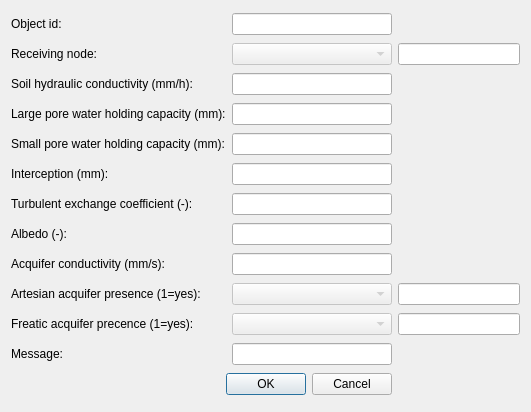
<?xml version="1.0" encoding="UTF-8"?>
<ui version="4.0">
 <class>Dialog</class>
 <widget class="QDialog" name="Dialog">
  <property name="geometry">
   <rect>
    <x>0</x>
    <y>0</y>
    <width>531</width>
    <height>412</height>
   </rect>
  </property>
  <property name="maximumSize">
   <size>
    <width>1000</width>
    <height>1000</height>
   </size>
  </property>
  <property name="windowTitle">
   <string>Dialog</string>
  </property>
  <property name="locale">
   <locale language="English" country="UnitedKingdom"/>
  </property>
  <layout class="QGridLayout" name="gridLayout">
   <item row="0" column="0">
    <widget class="QLabel" name="OBJ_ID_LBL">
     <property name="locale">
      <locale language="English" country="UnitedStates"/>
     </property>
     <property name="text">
      <string>Object id:</string>
     </property>
    </widget>
   </item>
   <item row="1" column="0">
    <widget class="QLabel" name="NODE_ID_LBL">
     <property name="text">
      <string>Receiving node:</string>
     </property>
    </widget>
   </item>
   <item row="0" column="2">
    <widget class="QLineEdit" name="OBJ_ID">
     <property name="enabled">
      <bool>true</bool>
     </property>
    </widget>
   </item>
   <item row="1" column="2">
    <widget class="QComboBox" name="NODE_ID_CB">
     <property name="enabled">
      <bool>false</bool>
     </property>
    </widget>
   </item>
   <item row="13" column="1" colspan="2">
    <widget class="QDialogButtonBox" name="buttonBox">
     <property name="orientation">
      <enum>Qt::Horizontal</enum>
     </property>
     <property name="standardButtons">
      <set>QDialogButtonBox::Cancel|QDialogButtonBox::Ok</set>
     </property>
    </widget>
   </item>
   <item row="11" column="3">
    <widget class="QLineEdit" name="MF">
     <property name="enabled">
      <bool>true</bool>
     </property>
    </widget>
   </item>
   <item row="2" column="2">
    <widget class="QLineEdit" name="KS">
     <property name="enabled">
      <bool>true</bool>
     </property>
    </widget>
   </item>
   <item row="3" column="2">
    <widget class="QLineEdit" name="WG0">
     <property name="enabled">
      <bool>true</bool>
     </property>
    </widget>
   </item>
   <item row="8" column="2">
    <widget class="QLineEdit" name="KF">
     <property name="enabled">
      <bool>true</bool>
     </property>
    </widget>
   </item>
   <item row="12" column="2">
    <widget class="QLineEdit" name="MSG"/>
   </item>
   <item row="9" column="0" colspan="2">
    <widget class="QLabel" name="MA_LBL">
     <property name="locale">
      <locale language="English" country="UnitedStates"/>
     </property>
     <property name="text">
      <string>Artesian acquifer presence (1=yes):</string>
     </property>
    </widget>
   </item>
   <item row="3" column="0" colspan="2">
    <widget class="QLabel" name="WG0_LBL">
     <property name="locale">
      <locale language="English" country="UnitedStates"/>
     </property>
     <property name="text">
      <string>Large pore water holding capacity (mm):</string>
     </property>
    </widget>
   </item>
   <item row="7" column="2">
    <widget class="QLineEdit" name="ALB">
     <property name="enabled">
      <bool>true</bool>
     </property>
    </widget>
   </item>
   <item row="11" column="0" colspan="2">
    <widget class="QLabel" name="MF_LBL">
     <property name="locale">
      <locale language="English" country="UnitedStates"/>
     </property>
     <property name="text">
      <string>Freatic acquifer precence (1=yes):</string>
     </property>
    </widget>
   </item>
   <item row="1" column="3">
    <widget class="QLineEdit" name="NODE_ID"/>
   </item>
   <item row="4" column="0" colspan="2">
    <widget class="QLabel" name="WC0_LBL">
     <property name="locale">
      <locale language="English" country="UnitedStates"/>
     </property>
     <property name="text">
      <string>Small pore water holding capacity (mm):</string>
     </property>
    </widget>
   </item>
   <item row="5" column="2">
    <widget class="QLineEdit" name="WP0">
     <property name="enabled">
      <bool>true</bool>
     </property>
    </widget>
   </item>
   <item row="2" column="0" colspan="2">
    <widget class="QLabel" name="KS_LBL">
     <property name="locale">
      <locale language="English" country="UnitedStates"/>
     </property>
     <property name="text">
      <string>Soil hydraulic conductivity (mm/h):</string>
     </property>
    </widget>
   </item>
   <item row="6" column="2">
    <widget class="QLineEdit" name="CH">
     <property name="enabled">
      <bool>true</bool>
     </property>
    </widget>
   </item>
   <item row="7" column="0">
    <widget class="QLabel" name="ALB_LBL">
     <property name="locale">
      <locale language="English" country="UnitedStates"/>
     </property>
     <property name="text">
      <string>Albedo (-):</string>
     </property>
    </widget>
   </item>
   <item row="5" column="0" colspan="2">
    <widget class="QLabel" name="WP0_LBL">
     <property name="locale">
      <locale language="English" country="UnitedStates"/>
     </property>
     <property name="text">
      <string>Interception (mm):</string>
     </property>
    </widget>
   </item>
   <item row="6" column="0" colspan="2">
    <widget class="QLabel" name="CH_LBL">
     <property name="locale">
      <locale language="English" country="UnitedStates"/>
     </property>
     <property name="text">
      <string>Turbulent exchange coefficient (-):</string>
     </property>
    </widget>
   </item>
   <item row="8" column="0" colspan="2">
    <widget class="QLabel" name="KF_LBL">
     <property name="locale">
      <locale language="English" country="UnitedStates"/>
     </property>
     <property name="text">
      <string>Acquifer conductivity (mm/s):</string>
     </property>
    </widget>
   </item>
   <item row="12" column="0">
    <widget class="QLabel" name="MSG_LBL">
     <property name="text">
      <string>Message:</string>
     </property>
    </widget>
   </item>
   <item row="4" column="2">
    <widget class="QLineEdit" name="WC0">
     <property name="enabled">
      <bool>true</bool>
     </property>
    </widget>
   </item>
   <item row="9" column="3">
    <widget class="QLineEdit" name="MA">
     <property name="enabled">
      <bool>true</bool>
     </property>
    </widget>
   </item>
   <item row="9" column="2">
    <widget class="QComboBox" name="MA_CB">
     <property name="enabled">
      <bool>false</bool>
     </property>
    </widget>
   </item>
   <item row="11" column="2">
    <widget class="QComboBox" name="MF_CB">
     <property name="enabled">
      <bool>false</bool>
     </property>
    </widget>
   </item>
  </layout>
 </widget>
 <resources/>
 <connections/>
</ui>
